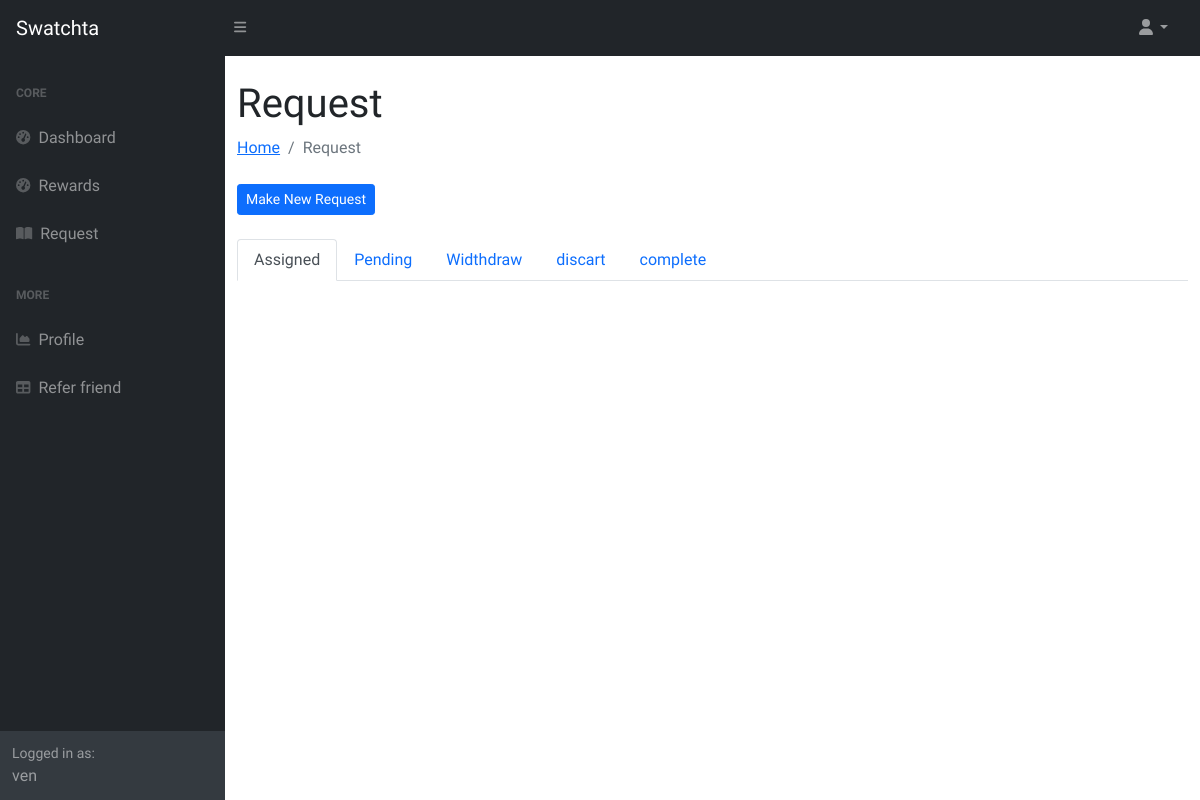
/myrequest.php (signed in), run on an earlier commit of the app's database.
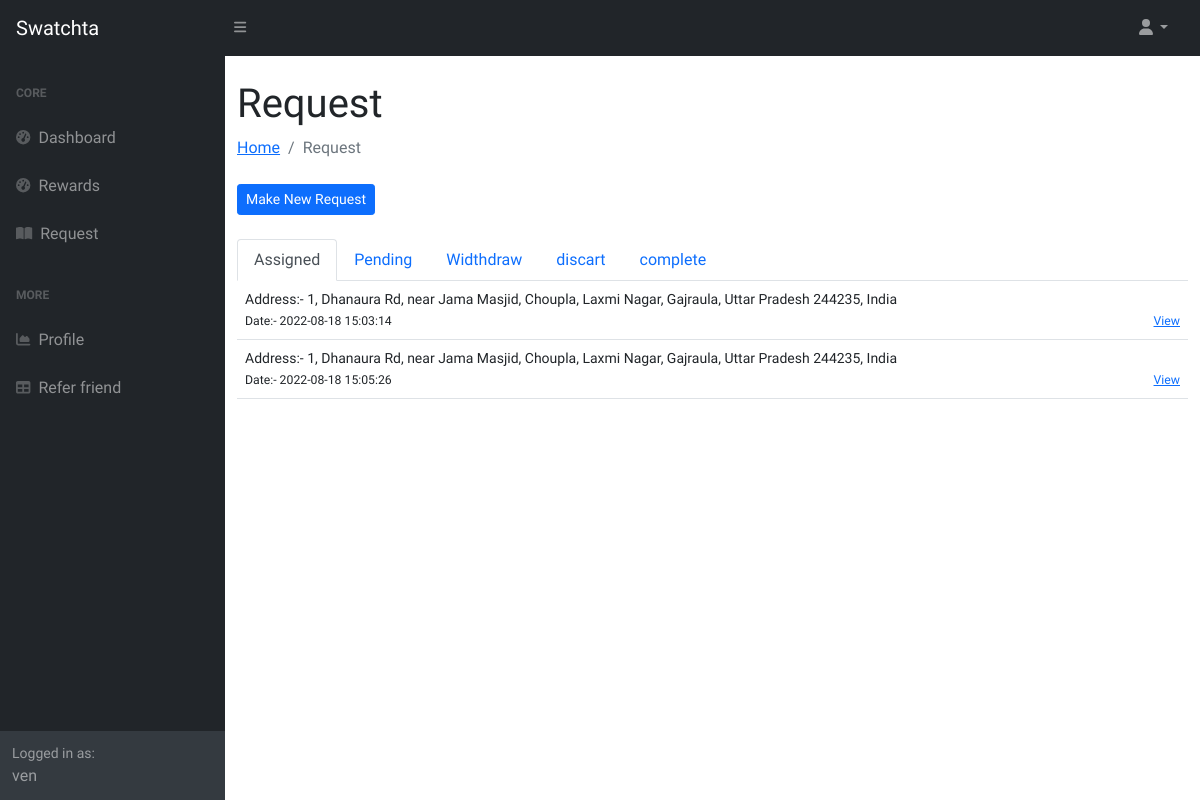
And on a later commit of the database.
### tables this page shows
CREATE TABLE `service` (
  `id` int(255) NOT NULL,
  `address` varchar(255) DEFAULT NULL,
  `latt` varchar(255) DEFAULT NULL,
  `lon` varchar(255) DEFAULT NULL,
  `image` varchar(255) DEFAULT NULL,
  `allocated_to` int(11) DEFAULT NULL,
  `status` int(11) DEFAULT NULL COMMENT '-1 close 0withdw 1 new  2allocate 3accpt 4complete ',
  `citizen_id` int(11) DEFAULT NULL,
  `remark` varchar(255) DEFAULT NULL,
  `description` varchar(255) DEFAULT NULL,
  `contact` int(255) DEFAULT NULL,
  `date` timestamp NOT NULL DEFAULT current_timestamp()
);

### myrequest.php (the view, shortened to what this page needs)
<?php
require_once('userHeader.php');
?>
<div id="layoutSidenav_content">
    <main>
        <div class="container">
            <h1 class="mt-4">Request</h1>
            <ol class="breadcrumb mb-4">
                <li class="breadcrumb-item"><a href="home.php">Home</a></li>
                <li class="breadcrumb-item active">Request</li>
            </ol>
            <a href="requestService.php" class="btn btn-primary btn-sm">Make New Request</a><br><br>
            <ul class="nav nav-tabs" id="myTab" role="tablist">
  <li class="nav-item" role="presentation">
    <button class="nav-link active" id="home-tab" data-bs-toggle="tab" data-bs-target="#home" type="button" role="tab" aria-controls="home" aria-selected="true">Assigned</button>
  </li>
  <li class="nav-item" role="presentation">
    <button class="nav-link" id="profile-tab" data-bs-toggle="tab" data-bs-target="#profile" type="button" role="tab" aria-controls="profile" aria-selected="false">Pending</button>
  </li>
  <li class="nav-item" role="presentation">
    <button class="nav-link" id="widthdraw-tab" data-bs-toggle="tab" data-bs-target="#widthdraw" type="button" role="tab" aria-controls="widthdraw" aria-selected="false">Widthdraw</button>
  </li>
  <li class="nav-item" role="presentation">
    <button class="nav-link" id="discart-tab" data-bs-toggle="tab" data-bs-target="#discart" type="button" role="tab" aria-controls="discart" aria-selected="false">discart</button>
  </li>
  <li class="nav-item" role="presentation">
    <button class="nav-link" id="complete-tab" data-bs-toggle="tab" data-bs-target="#complete" type="button" role="tab" aria-controls="complete" aria-selected="false">complete</button>
  </li>
</ul>
            <div class="tab-content" id="myTabContent">
            <div class="tab-pane fade show active" id="home" role="tabpanel" aria-labelledby="home-tab">
            <table class="table table-responsive">
                                <?php
                                $id = $_SESSION["login_user"]["id"];
                                $sql1 = "SELECT * FROM `service` where citizen_id='$id' and status=2";
                                if (!$result = mysqli_query($conn, $sql1)) {
                                    echo mysqli_errno($conn);
                                } else {
                                    while ($res = mysqli_fetch_assoc($result)) {
                                ?>
                                        <tr>
                                            <td>
                                                Address:- <?php echo $res["address"]; ?>
                                                <br>
                                                <small>Date:- <?php echo $res["date"]; ?></small>
                                                <div style="float:right;">
                                                    <?php if ($res["status"] == 1 && $res["status"] == 2 ) { ?>
                                                        <small>
                                                            <a class="btn btn-sm btn-warning" href="widraw.php?id=<?php echo  $res["status"]  ?>">Widthdraw </a>
                                                        </small>|
                                                    <?php } else if ($res["status"] == 0) { ?>
                                                        <small>
                                                            <a class="btn btn-sm btn-danger">Widthdraw </a>
                                                        </small>
                                                    <?php }else{ ?>
                                                    <small>
                                                        <a href="viewRequest.php?id=<?php echo $res['id'] ?>"> View </a>
                                                    </small>
                                                    <?php }?>
                                                </div>
                                            </td>
                                        </tr>
                                <?php }
                                } ?>
                            </table>
            </div>
            </div>
        </div>
    </main>
</div>

What changed in the data, as far as the page shows it:
added service: address "1, Dhanaura Rd, near Jama Masjid, Choupla, Laxmi Nagar, Gajraula, Uttar Pradesh 244235, India", date "2022-08-18 15:03:14"
added service: address "1, Dhanaura Rd, near Jama Masjid, Choupla, Laxmi Nagar, Gajraula, Uttar Pradesh 244235, India", date "2022-08-18 15:05:26"
